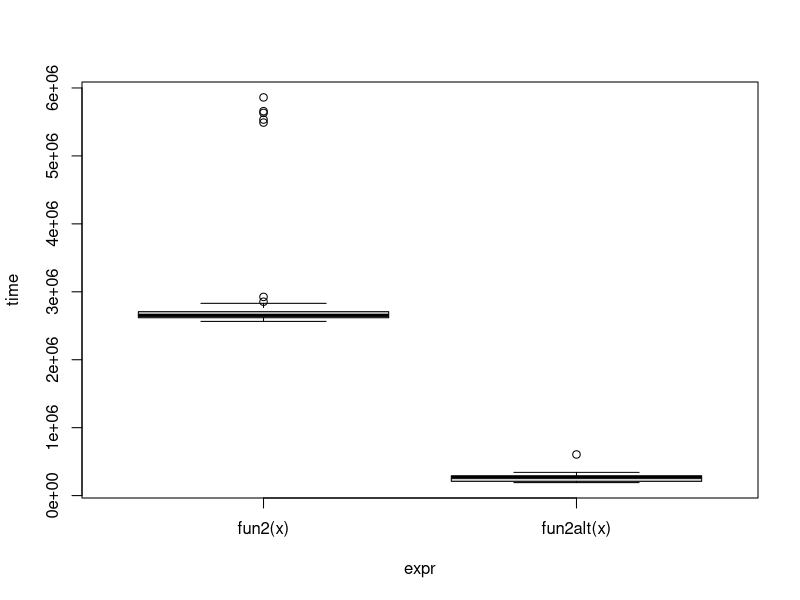

Source code (R): (Note: this script raises an error after producing the figure.)
## ---- chunk 1
library(microbenchmark)
## ---- chunk 2
fun1 <- function(n = 100, k = 4, lambda = 4) {
  x <- NULL
  for (i in 1:n)
    x <- rbind(x, rpois(k, lambda))
  x
}

fun1alt <- function(n = 100, k = 4, lambda = 4) {
   matrix(rpois(n*k,lambda),ncol = k)
}

# Benchmarking
microbenchmark::microbenchmark(
  fun1(),
  fun1alt(),unit = "relative"
)
## ---- chunk 3
# Data Generating Process (10 x 10,000 matrix)
set.seed(1234)
x <- matrix(rnorm(1e4), nrow=10)

# Find each column's max value
fun2 <- function(x) {
  apply(x, 2, max)
}

fun2alt <- function(x) {
  x[
    cbind(
      max.col(t(x)),
      1:ncol(x))
    ]
}

# Benchmarking
ans_bench <-microbenchmark::microbenchmark(
  fun2(x),
  fun2alt(x),unit = "relative"
)

plot(ans_bench)

## ---- chunk 4
library(parallel)
my_boot <- function(dat, stat, R, ncpus = 1L) {
  
  # Getting the random indices
  n <- nrow(dat)
  idx <- matrix(sample.int(n, n*R, TRUE), nrow=n, ncol=R)
 
  # Making the cluster using `ncpus`
  cl <- makePSOCKcluster(ncpus)
  parallel::clusterExport(cl,c("idx","dat","stat"),envir = environment())
  
    # STEP 3: THIS FUNCTION NEEDS TO BE REPLACES WITH parLapply
  ans <- parLapply(cl, seq_len(R),function(i){
    stat(dat[idx[,i], ,drop=FALSE])
  }
)
  # Coercing the list into a matrix
  ans <- do.call(rbind, ans)
  
  # STEP 4: GOES HERE
  stopCluster(cl)
  
  ans
  
}
## ---- chunk 5
# Bootstrap of an OLS
my_stat <- function(d) coef(lm(y ~ x, data=d))

# DATA SIM
set.seed(1)
n <- 500
R <- 1e4

x <- cbind(rnorm(n))
y <- x*5 + rnorm(n)

# Checking if we get something similar as lm
ans0 <- confint(lm(y~x))
ans1 <- my_boot(dat = data.frame(x, y), my_stat, R = R, ncpus = 2L)

# You should get something like this
t(apply(ans1, 2, quantile, c(.025,.975)))
##                   2.5%      97.5%
## (Intercept) -0.1372435 0.05074397
## x            4.8680977 5.04539763
ans0
##                  2.5 %     97.5 %
## (Intercept) -0.1379033 0.04797344
## x            4.8650100 5.04883353
## ---- chunk 6
system.time(my_boot(dat = data.frame(x, y), my_stat, R = 4000, ncpus = 1L))
system.time(my_boot(dat = data.frame(x, y), my_stat, R = 4000, ncpus = 4L))
